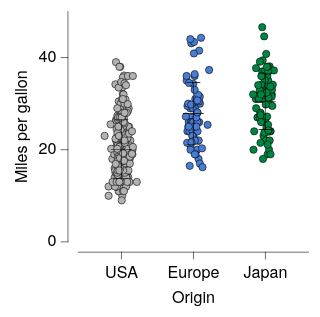

Write the Vega-Lite specification saved for this chart.
### Vega-Lite specification from a JSON file in a GitHub repository (floating-point values rounded to 4 significant figures; data arrays with more than 128 entries replaced by an {"elided": "..."} marker saying what was removed)
{"background": null, "config": {"arc": {"fill": "#DBDBDB", "fillOpacity": 1.0, "innerRadius": 25.0, "padAngle": 0.03, "stroke": "black", "strokeOpacity": 1, "strokeWidth": 0.25}, "area": {"fill": "#DBDBDB", "fillOpacity": 1.0, "stroke": "black", "strokeOpacity": 1, "strokeWidth": 0.25}, "axis": {"domain": true, "domainCap": "round", "domainColor": "black", "domainWidth": 0.25, "grid": false, "gridCap": "round", "gridColor": "#F1F1F1", "gridDash": [0, 0], "gridOpacity": 1.0, "gridWidth": 0.25, "labelColor": "black", "labelFont": "Helvetica Neue, HelveticaNeue, Helvetica, Arial, sans-serif", "labelFontSize": 7, "labelFontStyle": "normal", "labelFontWeight": 400, "offset": 4.5, "ticks": true, "tickCap": "round", "tickColor": "black", "tickRound": false, "tickSize": 3, "tickWidth": 0.25, "titleColor": "black", "titleFont": "Helvetica Neue, HelveticaNeue, Helvetica, Arial, sans-serif", "titleFontSize": 7, "titleFontStyle": "normal", "titleFontWeight": 400}, "axisX": {"domain": true, "labelAlign": "center", "labelAngle": 0, "labels": true, "ticks": true, "translate": 0}, "axisY": {"domain": true, "labelAlign": "right", "labelAngle": 0, "labels": true, "ticks": true, "translate": 0}, "axisRight": {"domain": true, "labelAlign": "left", "labelAngle": 0, "labels": true, "ticks": true, "translate": 0}, "axisTop": {"domain": true, "labelAlign": "center", "labelAngle": 0, "labels": true, "ticks": true, "translate": 0}, "axisBand": {"tickOffset": 0}, "bar": {"fill": "#DBDBDB", "fillOpacity": 1.0, "stroke": "black", "strokeOpacity": 1, "strokeWidth": 0.25}, "boxplot": {"size": 9.0, "ticks": {"cornerRadius": 0.25, "fill": "black", "opacity": 1, "size": 4.5, "thickness": 0.25}, "box": {"fillOpacity": 1.0, "stroke": "black", "strokeOpacity": 1, "strokeWidth": 0.25}, "median": {"cornerRadius": 0, "fill": "black", "fillOpacity": 1.0, "opacity": 1, "size": 9.0, "thickness": 0.25}, "rule": {"fill": "black", "fillOpacity": 1.0, "size": 10.0, "stroke": "black", "strokeDash": [0, 0], "strokeOpacity": 1, "strokeWidth": 0.25}, "outliers": {"color": "black", "fill": "black", "fillOpacity": 1.0, "size": 0, "stroke": "black", "strokeOpacity": 1, "strokeWidth": 0.25}}, "circle": {"fill": "black", "fillOpacity": 1.0, "size": 1.25, "stroke": null, "strokeOpacity": 1, "strokeWidth": 0.25}, "errorband": {"band": {"fillOpacity": 0.6, "stroke": null, "strokeWidth": 0.25, "strokeOpacity": 1}, "borders": {"opacity": 0, "strokeOpacity": 0.25, "strokeWidth": 1}}, "errorbar": {"opacity": 1, "rule": {"strokeDash": [0, 0], "strokeWidth": 0.25}, "ticks": {"color": "black", "cornerRadius": 0.125, "opacity": 1, "size": 6.0, "thickness": 0.25}, "thickness": 0.25}, "font": "Helvetica Neue, HelveticaNeue, Helvetica, Arial, sans-serif", "geoshape": {"fill": "#DBDBDB", "fillOpacity": 1.0, "stroke": "black", "strokeOpacity": 1, "strokeWidth": 0.25}, "header": {"labelColor": "black", "labelFont": "Helvetica Neue, HelveticaNeue, Helvetica, Arial, sans-serif", "labelFontSize": 7, "labelFontStyle": "normal", "labelFontWeight": 400, "titleColor": "black", "titleFont": "Helvetica Neue, HelveticaNeue, Helvetica, Arial, sans-serif", "titleFontSize": 7, "titleFontStyle": "normal", "titleFontWeight": 400, "titlePadding": 0}, "legend": {"disable": false, "offset": 4.5, "titlePadding": 4, "labelOffset": 2, "gradientLabelOffset": 2, "gradientLength": 50.0, "gradientThickness": 5.0, "gradientOpacity": 1.0, "gradientStrokeColor": "black", "gradientStrokeWidth": 0.25, "labelColor": "black", "labelFont": "Helvetica Neue, HelveticaNeue, Helvetica, Arial, sans-serif", "labelFontSize": 7, "labelFontStyle": "normal", "labelFontWeight": 400, "strokeColor": "black", "strokeWidth": 0, "symbolSize": 42, "symbolStrokeColor": "black", "symbolStrokeWidth": 0.25, "titleColor": "black", "titleFont": "Helvetica Neue, HelveticaNeue, Helvetica, Arial, sans-serif", "titleFontSize": 7, "titleFontStyle": "normal", "titleFontWeight": 400}, "line": {"color": "black", "stroke": "black", "strokeCap": "butt", "strokeDash": [0, 0], "strokeOpacity": 1, "strokeWidth": 0.5}, "point": {"filled": true, "fill": "#DBDBDB", "fillOpacity": 1.0, "size": 5.0, "stroke": "black", "strokeOpacity": 1, "strokeWidth": 0.25}, "range": {"category": ["#B2B2B2", "#4A7CD3", "#008542", "#664CAF", "#509F98", "#636363", "#284F93", "#005226", "#382864", "#285753"], "diverging": {"scheme": ["#443E60", "#5F597E", "#7C759B", "#9994B6", "#B7B4CC", "#D6D5DC", "#F6F6F6", "#D1DAD9", "#A4C2BF", "#7AA9A4", "#578E89", "#37736E", "#1B5954"]}, "heatmap": {"scheme": ["#440154", "#472270", "#433E82", "#38598C", "#2C728E", "#238A8D", "#24A086", "#39B578", "#5DC862", "#96D646", "#CAE02D", "#FDE724"]}, "ordinal": {"scheme": ["#F1F1F1", "#DBDBDB", "#C6C6C6", "#B2B2B2", "#9D9D9D", "#898989", "#767676", "#636363", "#515151", "#404040", "#2F2F2F", "#1F1F1F"]}, "ramp": {"scheme": ["#440154", "#472270", "#433E82", "#38598C", "#2C728E", "#238A8D", "#24A086", "#39B578", "#5DC862", "#96D646", "#CAE02D", "#FDE724"]}}, "rule": {"color": "black", "stroke": "black", "strokeCap": "round", "strokeDash": [2, 2], "strokeOpacity": 1, "strokeWidth": 0.25}, "scale": {"barBandPaddingInner": 0.1, "rectBandPaddingInner": 0, "tickBandPaddingInner": 0.1, "bandPaddingOuter": 0.1, "bandWithNestedOffsetPaddingInner": 0.2, "bandWithNestedOffsetPaddingOuter": 0.2, "offsetBandPaddingInner": 0, "offsetBandPaddingOuter": 0, "round": false}, "rect": {"fill": "#DBDBDB", "fillOpacity": 1.0, "stroke": "black", "strokeOpacity": 1, "strokeWidth": 0.25}, "square": {"fill": "#DBDBDB", "fillOpacity": 1.0, "size": 10.0, "stroke": "black", "strokeOpacity": 1, "strokeWidth": 0.25}, "text": {"color": "black", "font": "Helvetica Neue, HelveticaNeue, Helvetica, Arial, sans-serif", "fontSize": 7, "fontStyle": "normal", "fontWeight": 400}, "tick": {"color": "black", "cornerRadius": 0.125, "opacity": 1.0, "size": 9.0, "thickness": 0.25}, "title": {"anchor": "middle", "frame": "group", "color": "black", "font": "Helvetica Neue, HelveticaNeue, Helvetica, Arial, sans-serif", "fontSize": 7, "fontStyle": "normal", "fontWeight": 400, "subtitleColor": "black", "subtitleFont": "Helvetica Neue, HelveticaNeue, Helvetica, Arial, sans-serif", "subtitleFontSize": "Helvetica Neue, HelveticaNeue, Helvetica, Arial, sans-serif", "subtitleFontStyle": "normal", "subtitleFontWeight": 400}, "trail": {"color": "black", "opacity": 1, "size": 0.5}, "view": {"continuousWidth": 100, "continuousHeight": 100, "discreteWidth": 100, "discreteHeight": 100, "fill": null, "stroke": null, "strokeWidth": 0.25}}, "layer": [{"data": {"name": "data-5a85ede2053d4aec77293cfb476ae07b"}, "mark": {"type": "circle", "opacity": 1.0, "size": 10.0, "stroke": "black", "strokeOpacity": 1, "strokeWidth": 0.25}, "encoding": {"color": {"field": "Origin", "legend": null, "scale": {"domain": ["USA", "Europe", "Japan"]}, "sort": ["USA", "Europe", "Japan"], "title": null, "type": "nominal"}, "x": {"axis": {}, "field": "Origin", "scale": {"domain": ["USA", "Europe", "Japan"]}, "sort": ["USA", "Europe", "Japan"], "title": "Origin", "type": "nominal"}, "xOffset": {"field": "jitter_x", "scale": {"domain": [-7.33, 7.33], "range": [5.17, 19.83]}, "type": "quantitative"}, "y": {"field": "Miles_per_Gallon", "title": "Miles per gallon", "type": "quantitative"}}}, {"data": {"name": "data-246b549c5f5e5aa127fcea3f51cbe754"}, "mark": {"type": "errorbar"}, "encoding": {"x": {"axis": {}, "field": "Origin", "scale": {"domain": ["USA", "Europe", "Japan"]}, "sort": ["USA", "Europe", "Japan"], "title": "Origin", "type": "nominal"}, "y": {"field": "__mean", "title": "Miles per gallon", "type": "quantitative"}, "yError": {"field": "__error"}}}, {"data": {"name": "data-246b549c5f5e5aa127fcea3f51cbe754"}, "mark": {"type": "tick"}, "encoding": {"x": {"axis": {}, "field": "Origin", "scale": {"domain": ["USA", "Europe", "Japan"]}, "sort": ["USA", "Europe", "Japan"], "title": "Origin", "type": "nominal"}, "y": {"field": "__mean", "title": "Miles per gallon", "type": "quantitative"}}}], "$schema": "https://vega.github.io/schema/vega-lite/v6.4.1.json", "datasets": {"data-5a85ede2053d4aec77293cfb476ae07b": {"elided": "398 records"}, "data-246b549c5f5e5aa127fcea3f51cbe754": [{"Origin": "USA", "__mean": 20.08, "__error": 6.403, "__dysonsphere__": 1}, {"Origin": "Japan", "__mean": 30.45, "__error": 6.09, "__dysonsphere__": 1}, {"Origin": "Europe", "__mean": 27.89, "__error": 6.724, "__dysonsphere__": 1}]}}
